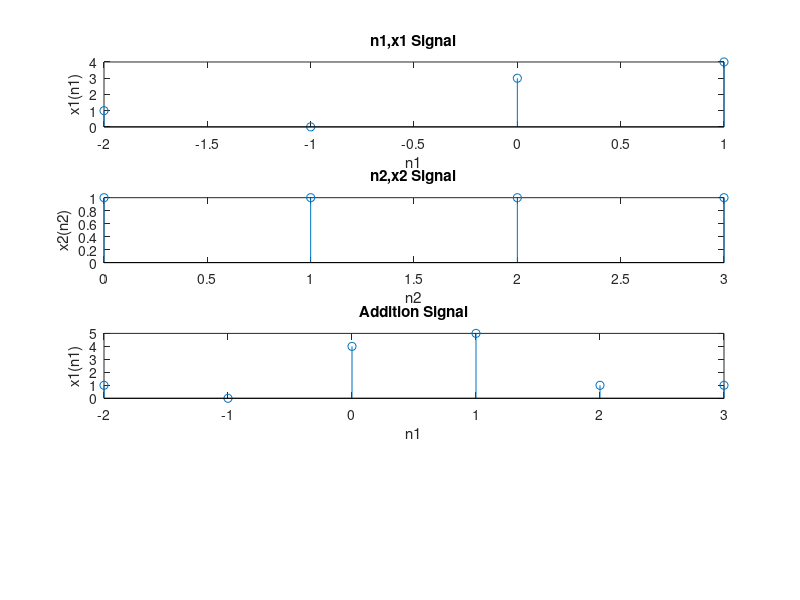

This figure's MATLAB source:
clc;
close all;
n1=-2:1;
x1=[1,0,3,4];
subplot(4,1,1);
stem(n1,x1);
title('n1,x1 Signal');
xlabel('n1');
ylabel('x1(n1)');

n2=0:3;
x2=[1,1,1,1];
subplot(4,1,2);
stem(n2,x2);
title('n2,x2 Signal');
xlabel('n2');
ylabel('x2(n2)');

n=min(min(n1):min(n2)):max(max(n1):max(n2));
y1=zeros(1,length(n));
y2=y1;
y1((n>=min(n1) & (n<=max(n1)))==1)=x1;
y2((n>=min(n2) & (n<=max(n2)))==1)=x2;
y=y1+y2;
subplot(4,1,3);
stem(n,y);
title('Addition Signal');
xlabel('n1');
ylabel('x1(n1)');



